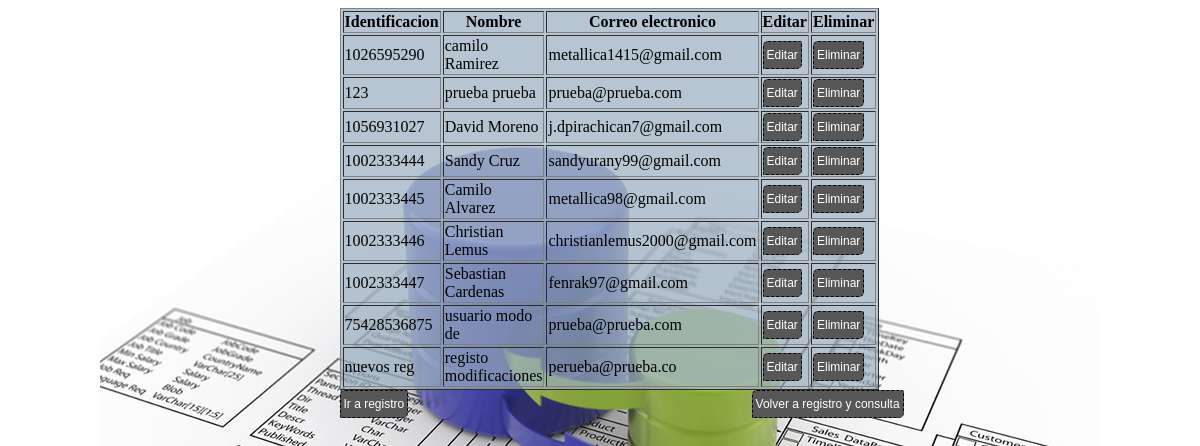
Page /Controlador/clientes/clientes_con_ctrl.php (signed in) on the committed database.
### tables this page shows
CREATE TABLE IF NOT EXISTS `usuarios` (
  `identificacion` varchar(255) NOT NULL,
  `p_nombre` varchar(100) NOT NULL,
  `s_nombre` varchar(100) NOT NULL,
  `p_apellido` varchar(100) NOT NULL,
  `s_apellido` varchar(100) NOT NULL,
  `correo` varchar(170) NOT NULL,
  `contrasena` varchar(100) DEFAULT NULL,
  `estado` int(1) DEFAULT NULL,
  PRIMARY KEY (`identificacion`)
);

### Controlador/clientes/clientes_con_ctrl.php (called while the page is built, shortened)
<?php
require_once '../../Modelo/clientes/Clientes.php';
$cl= new Clientes;
$consulta=$cl->consulta();
require_once '../../Vista/clientes/consulta clientes.php';
 ?>

### Modelo/Conexion.php (called while the page is built)
<?php
class Conexion
{
	public  static function conm()
	{
		$servidor="localhost";
		$usuario="root";
		$bd="libreria";
		$password="";
		$con=mysqli_connect(
			$servidor,
			$usuario,
			$password,
			$bd
);
			return $con;
		}
	}
 ?>

### Modelo/clientes/Clientes.php (called while the page is built, shortened)
<?php
Class Clientes
{
	Private $db;
	public function __construct()
	{
		require_once '../../Modelo/Conexion.php';
		$this->db=Conexion::conm();
	}
	public function consulta()
	{
		$estado=1;
		$info=array();
		$rol="SELECT * from usuarios where estado='$estado'";
		$envio= $this->db->query($rol);
		while($trae=mysqli_fetch_array($envio))
		{
			$info[]=$trae;
		}
		return $info;
	}
}
 ?>

### Vista/clientes/consulta clientes.php (the view, shortened to what this page needs)
<!DOCTYPE html>
<html lang="en">
<head>
	<link rel="stylesheet" href="../../Vista/css/clientes/estilo_cons.css">
</head>
<body>
<table width="500" border="1" >
		<th>Identificacion</th>
		<th>Nombre</th>
		<th>Correo electronico</th>
		<th>Editar</th>
		<th>Eliminar</th>
		<?php
			foreach ($consulta as $registro)
			{
		 ?>
		<tr>
				<td><?php echo $registro['identificacion']; ?></td>
				<td><?php echo $registro['p_nombre']." ".$registro['p_apellido']; ?></td>
				<td><?php echo $registro['correo']; ?></td>
				<td><input type="BUTTON"  onclick="edit(<?php echo $registro['identificacion']; ?>)" name="consulta" value="Editar" class="boton1"></td>
				<td><input type = "BUTTON" onclick="elimina(<?php echo $registro['identificacion']; ?>)" name = "Eliminar" value = "Eliminar" class="boton1"></td>
			</tr>
			<?php } ?>
		</table>
		<table border=0 >
			<form action = "clientes_ctrl" method="post" >
			<input type="submit" value="Ir a registro"class="boton2">
			</form>
			<form action = "../../Vista/menu/menu_consulta" method="post">
			<input type="submit" value="Volver a registro y consulta" class="boton3">
			</form>
		</table>
</body>
</html>

### Vista/css/clientes/estilo_cons.css (style rules this page uses)
body { background-image: url(../../img/clientes/datos.png); background-position: center; background-repeat: no-repeat; background-attachment: fixed; }
table { background-color:rgba(151, 173, 190, 0.7); margin: 0% 28%; float: all; }
.boton1 { font-size:12px; color:#FFF; color:#FFF; border:solid ; text-align:center; background:#575757; padding:6px 3px 6px 3px; -moz-border-radius: 2px; -webkit-border-radius: 2px; border-radius: 2px; border:dashed 1px #000000; -moz-border-radius-topleft: 5px; -moz-border-radius-topright:1px; -moz-border-radius-bottomleft:1px; -moz-border-radius-bottomright:5px; -webkit-border-top-left-radius:5px; -webkit-border-top-right-radius:1px; -webkit-border-bottom-left-radius:1px; -webkit-border-bottom-right-radius:5px; border-top-left-radius:5px; border-top-right-radius:2px; border-bottom-left-radius:1px; border-bottom-right-radius:5px; }
.boton2 { font-size:12px; color:#FFF; color:#FFF; border:solid ; margin: 0% 28%; text-align:center; background:#575757; padding:6px 3px 6px 3px; -moz-border-radius: 2px; -webkit-border-radius: 2px; border-radius: 2px; border:dashed 1px #000000; -moz-border-radius-topleft: 5px; -moz-border-radius-topright:1px; -moz-border-radius-bottomleft:1px; -moz-border-radius-bottomright:5px; -webkit-border-top-left-radius:5px; -webkit-border-top-right-radius:1px; -webkit-border-bottom-left-radius:1px; -webkit-border-bottom-right-radius:5px; border-top-left-radius:5px; border-top-right-radius:2px; border-bottom-left-radius:1px; border-bottom-right-radius:5px; }
.boton3 { font-size:12px; color:#FFF; color:#FFF; border:solid ; text-align:center; background:#575757; padding:6px 3px 6px 3px; -moz-border-radius: 2px; -webkit-border-radius: 2px; border-radius: 2px; margin: 0% 1%; border:dashed 1px #000000; -moz-border-radius-topleft: 5px; -moz-border-radius-topright:1px; -moz-border-radius-bottomleft:1px; -moz-border-radius-bottomright:5px; -webkit-border-top-left-radius:5px; -webkit-border-top-right-radius:1px; -webkit-border-bottom-left-radius:1px; -webkit-border-bottom-right-radius:5px; border-top-left-radius:5px; border-top-right-radius:2px; border-bottom-left-radius:1px; border-bottom-right-radius:5px; }

### rows in the picture
usuarios: identificacion "1026595290", p_nombre "camilo", p_apellido "Ramirez", correo "metallica1415@gmail.com"
usuarios: identificacion "123", p_nombre "prueba", p_apellido "prueba", correo "prueba@prueba.com"
usuarios: identificacion "1056931027", p_nombre "David", p_apellido "Moreno", correo "j.dpirachican7@gmail.com"
usuarios: identificacion "1002333444", p_nombre "Sandy", p_apellido "Cruz", correo "sandyurany99@gmail.com"
usuarios: identificacion "1002333445", p_nombre "Camilo", p_apellido "Alvarez", correo "metallica98@gmail.com"
usuarios: identificacion "1002333446", p_nombre "Christian", p_apellido "Lemus", correo "christianlemus2000@gmail.com"
usuarios: identificacion "1002333447", p_nombre "Sebastian", p_apellido "Cardenas", correo "fenrak97@gmail.com"
usuarios: identificacion "75428536875", p_nombre "usuario", p_apellido "modo de", correo "prueba@prueba.com"
usuarios: identificacion "nuevos reg", p_nombre "registo", p_apellido "modificaciones", correo "perueba@prueba.co"
